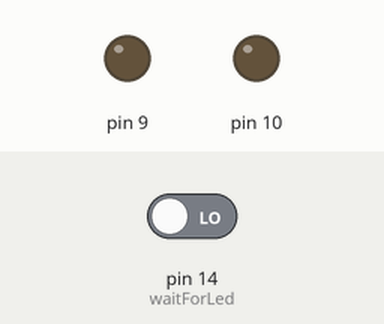
Simulated run of this sketch. Board: Arduino Uno, built with avr-gcc and run on an emulated ATmega328P. On the bench: output pins drawn as LEDs (lit = HIGH). Dashed ring = blinking. Inputs (shaded band) come from the test bench; at power-on: pin 14 (waitForLed) LOW.

Above: at 1.2 s.
1.3 s: pin 14 (waitForLed) driven HIGH
At 1.7 s:
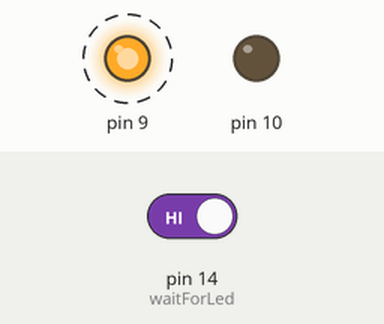
At 4.2 s:
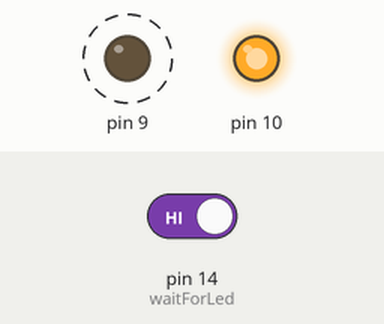
4.3 s: pin 14 (waitForLed) driven LOW
At 5.3 s:
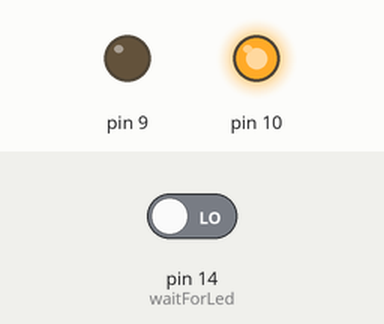
Timing chart, 0 to 7.3 s (numbered marks = the images above; inputs shaded):
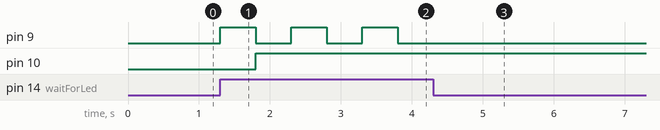

Measured:
- after the input at 1.3 s, pin 9: alternates HIGH for 0.50 s and LOW for 0.50 s, starting at once; pin 10: LOW → HIGH after 0.50 s
- after the input at 4.3 s, pin 9: stops changing and stays LOW

The sketch:

multiStateAlarm.ino
```cpp
// Code for App: MultiStateAlarm
// Pin Allocation for MultiStateAlarm

void setup() {
    pinMode(14, INPUT);
    pinMode(9, OUTPUT);
    digitalWrite(9, LOW);
    pinMode(10, OUTPUT);
    digitalWrite(10, LOW);
}

void readyToBuzz() {
    if (digitalRead(14) == HIGH) {
        buzzing();
    }
}

void buzzing() {
    digitalWrite(9, HIGH);
    delay(500);
    waitForLed();
}

void waitForLed() {
    if (digitalRead(14) == HIGH) {
        turnOnLed();
    }
}

void turnOnLed() {
    digitalWrite(9, LOW);
    digitalWrite(10, HIGH);
    delay(500);
    waitForOff();
}

void waitForOff() {
    if (digitalRead(14) == HIGH) {
        readyToBuzz();
    }
}

void loop() {
  readyToBuzz();
}
```
